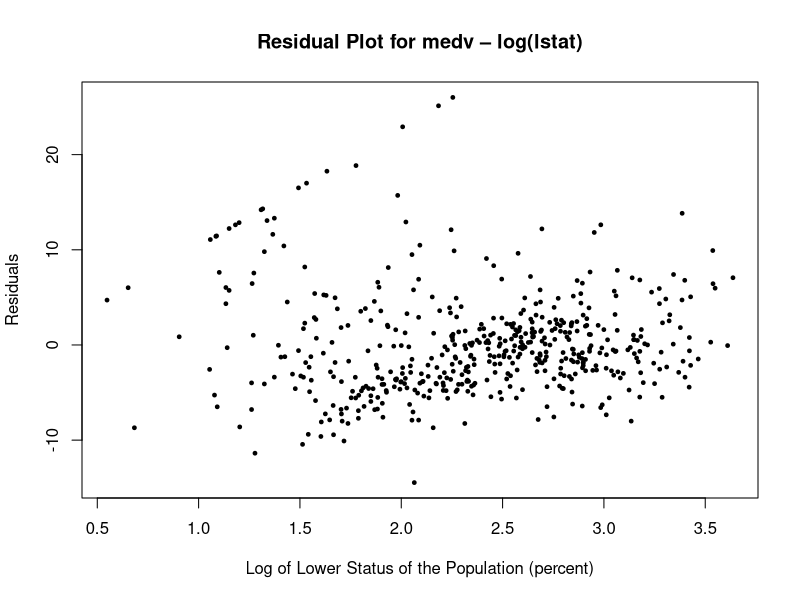
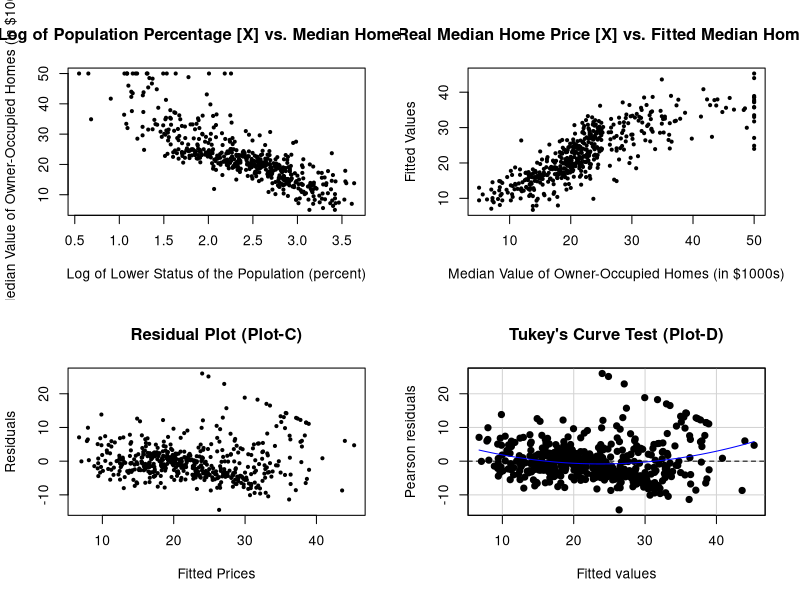
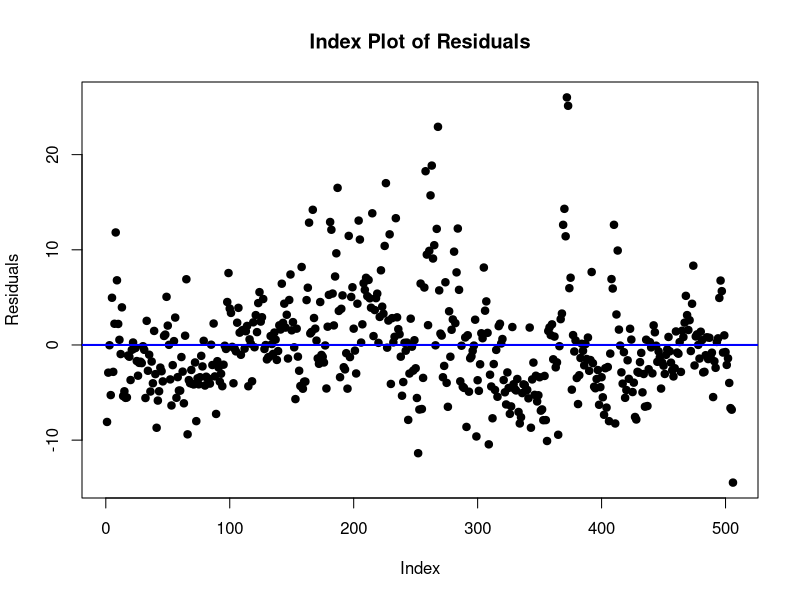
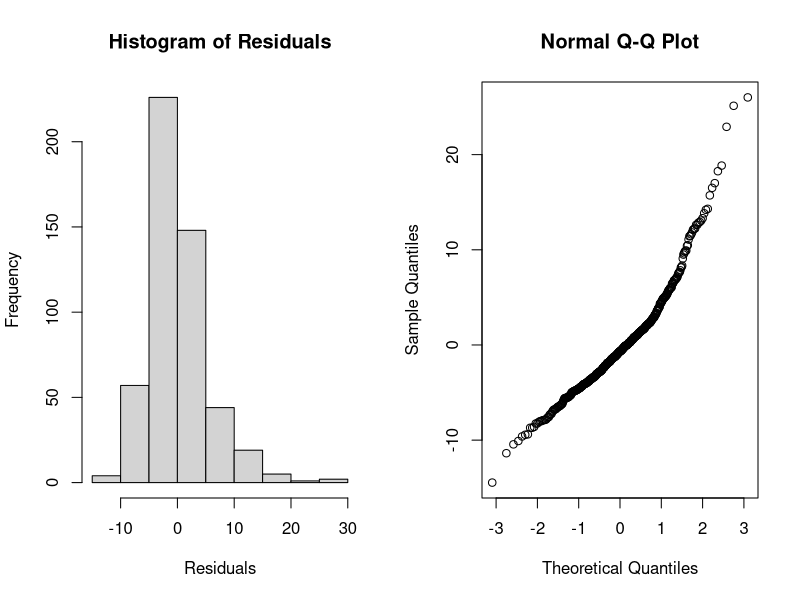
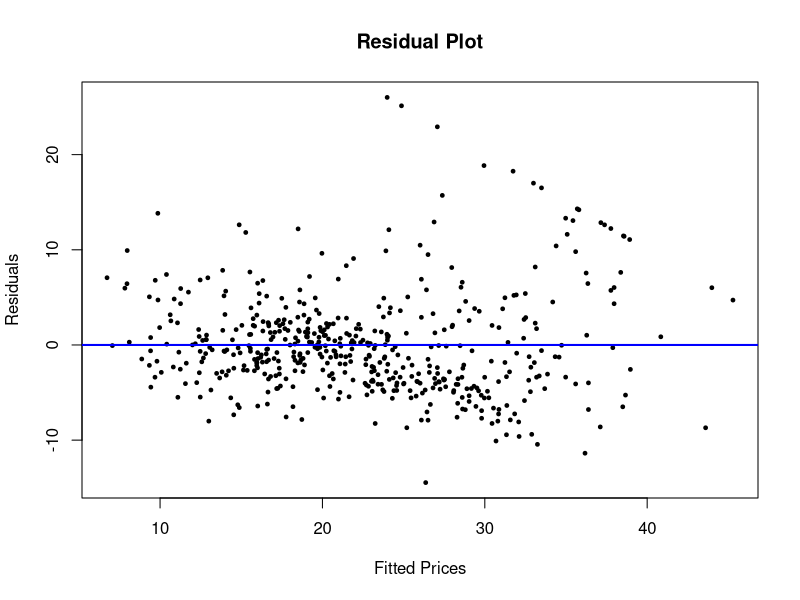

R code for these plots, in order:
# install.packages("MASS")
library(MASS)
data(Boston)
help(Boston)

PCH = 19
CEX = 0.5
COL = "black"

X = Boston$lstat
Y = Boston$medv
########################################################################################################################
X = log(X)
### PROBLEM-FC #########################################################################################################

fit = lm(Y ~ X)
summary(fit)

plot(x=X,
     y=fit$residuals,
     pch=PCH,
     cex=CEX,
     xlab="Log of Lower Status of the Population (percent)",
     ylab="Residuals",
     main="Residual Plot for medv – log(lstat)",
     col=COL)

############################################################################################
########## Checking the Line Assumptions #########
# L: There is a linear relationship between X and Y variables

par(mfrow=c(2,2))

# Scatterplot of Y vs. X
plot(x=X,
     y=Y,
     xlab="Log of Lower Status of the Population (percent)",
     ylab="Median Value of Owner-Occupied Homes (in $1000s)",
     pch=PCH,
     cex=CEX,
     main="Scatterplot of Log of Population Percentage [X] vs. Median Home Prices [Y] (Plot-A)")

# Scatterplot of Fitted Values vs Real Values
plot(x=Y,
     y=fit$fitted.values,
     xlab="Median Value of Owner-Occupied Homes (in $1000s)",
     ylab="Fitted Values",
     pch=PCH,
     cex=CEX,
     main="Scatterplot of Real Median Home Price [X] vs. Fitted Median Home Price [Y] (Plot-B)")

# Residual Plot
plot(x=fit$fitted.values,
     y=fit$residuals,
     xlab="Fitted Prices",
     ylab="Residuals",
     pch=PCH,
     cex=CEX,
     main="Residual Plot (Plot-C)")

# Tukey Test
library(car)
Tukey.test = residualPlot(fit,pch=PCH,main="Tukey's Curve Test (Plot-D)")
Tukey.test


dev.off()


########## I: Errors are independent #########


# Index plot of residuals
plot(fit$residuals,
     pch=PCH,
     ylab="Residuals",
     main="Index Plot of Residuals")
abline(h=mean(fit$residuals),lwd=2,col="blue")

######### N: Errors are normally distributed ##########


par(mfrow=c(1,2))
# Histogram of residuals
hist(fit$residuals,
     main="Histogram of Residuals",
     xlab="Residuals",)

# Normal Q-Q Plot
qqnorm(fit$residuals,
       main="Normal Q-Q Plot",)


dev.off()


# ########## E: Errors are homoscedastic/have equal variance, Var(ϵ) = σ2 ##########
#
#
# Residual plot
plot(x=fit$fitted.values,
     y=fit$residuals,
     xlab="Fitted Prices",
     ylab="Residuals",
     pch=PCH,
     cex=CEX,
     main="Residual Plot")
abline(h=mean(fit$residuals),lwd=2,col="blue")

# BP-Test
library(lmtest)
bptest(fit)





